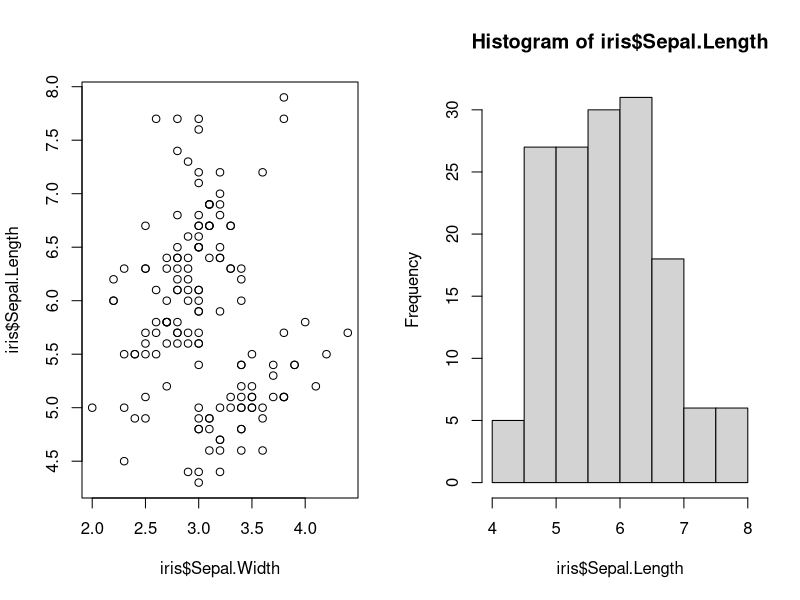

This chart was generated by the following R code:
## ---- chunk 1
knitr::opts_chunk$set(echo = TRUE)
## ---- chunk 2
summary(iris)
## ---- chunk 3
sample(iris$Sepal.Length, 10)
## ---- chunk 4
par(mfrow=c(1,2))
plot(iris$Sepal.Width, iris$Sepal.Length)
hist(iris$Sepal.Length)
